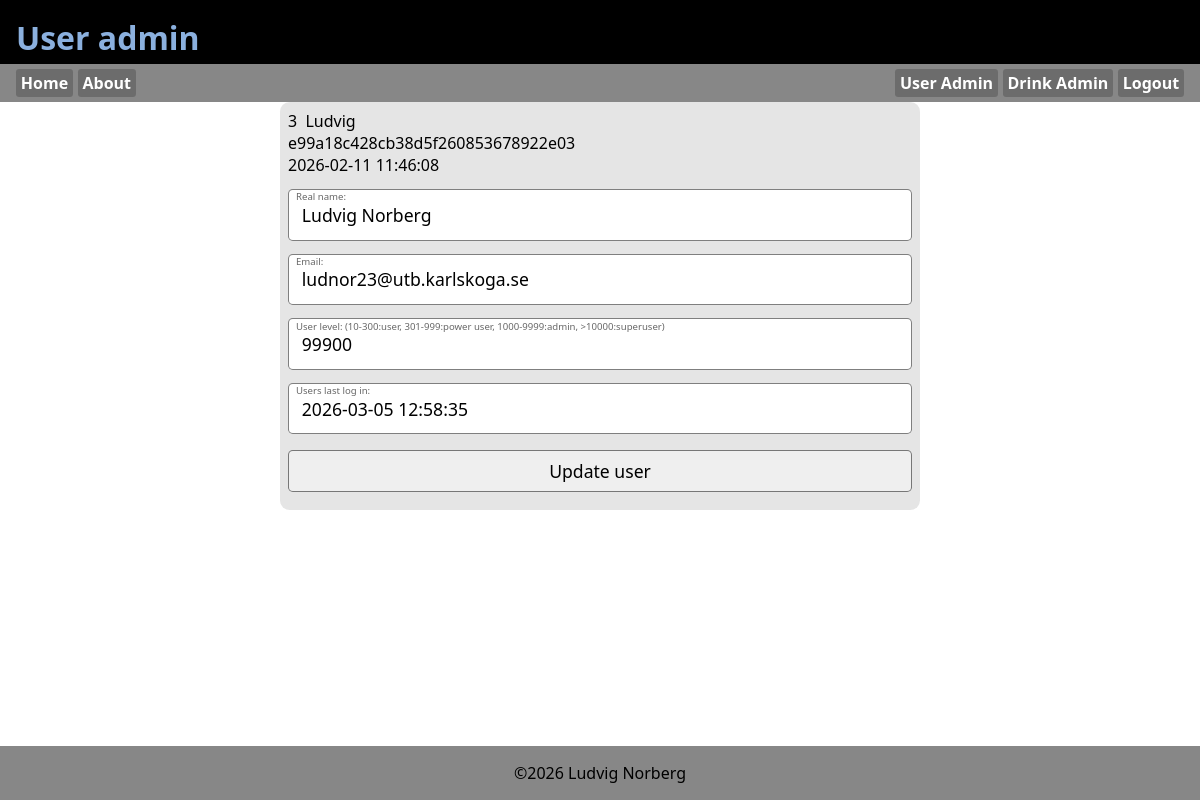
The app's page /useradmin.php?edit=3 (signed in) with its own data.
### tables this page shows
CREATE TABLE `tbl_user` (
  `id` int(11) NOT NULL,
  `username` varchar(32) NOT NULL,
  `password` varchar(255) NOT NULL,
  `userlevel` int(11) NOT NULL DEFAULT 5,
  `lastlogin` timestamp NOT NULL DEFAULT current_timestamp() ON UPDATE current_timestamp(),
  `realname` varchar(80) NOT NULL,
  `mail` varchar(100) NOT NULL,
  `created` timestamp NOT NULL DEFAULT current_timestamp()
);

### useradmin.php (the view, shortened to what this page needs)
<!DOCTYPE html>
<?php require_once("asset.php"); ?>
<html lang="en">
<head>
    <link rel="stylesheet" href="style.css">
</head>
<body>
    <header>
        <h1>User admin</h1>
    </header>
    <?php require_once("_nav.php"); ?>
    <main>
        <?php  if(isset($_GET['edit'])): ?>
            <?php
                $id=intval($_GET['edit']);
                $sql="SELECT * FROM tbl_user WHERE id=$id";
                $result=mysqli_query($conn, $sql);
                $user_data=mysqli_fetch_assoc($result);
            ?>
        <form action="useradmin.php" method="POST" class="addForm">
            <div class="user_data"><?=$id?>&nbsp;&nbsp;<?=$user_data['username']?><br><?=$user_data['password']?><br><?=$user_data['created']?></div>
            <label for="realname">Real name:</label>
            <input type="text" name="realname" id="realname" value="<?=$user_data['realname']?>">
            <label for="mail">Email:</label>
            <input type="email" name="mail" id="mail" value="<?=$user_data['mail']?>">
            <label for="userlevel">User level: (10-300:user, 301-999:power user, 1000-9999:admin, >10000:superuser)</label>
            <input type="number" name="userlevel" id="userlevel" value="<?=$user_data['userlevel']?>">
            <label for="lastlogin">Users last log in:</label>
            <input type="datetime" name="lastlogin" id="lastlogin" value="<?=$user_data['lastlogin']?>">
            <input type="submit" name="btn_edit" value="Update user">
        </form>
            <?php endif; ?>
    </main>
    <?php require_once("_footer.php"); ?>
</body>
</html>

### style.css (style rules this page uses)
:root { --clr_back_header:#000; --clr_header:#8bb0de; --clr_back_nav:#878787; --clr_back_footer:var(--clr_back_nav); }
*, *:before, *:after { margin: 0; padding: 0; box-sizing: border-box; }
body { height:100dvh; display:flex; flex-direction: column; font-family: system-ui, sans-serif; }
header { background: var(--clr_back_header); color:var(--clr_header); height:4rem; padding: 1rem; }
main { flex-grow: 5; display:flex; flex-direction: column; }
:root { --formborder: rgb(0, 0, 0, .5); --formback: rgb(0, 0, 0, .1); --formlabelcolor: rgb(0, 0, 0, .6) }
.addForm { position: relative; display: flex; flex-direction: column; width: 40rem; padding: .5rem; background: var(--formback); border-radius: .6rem; margin-left:auto; margin-right:auto; }
label { position: relative; top: .9rem; left: .5rem; font: .6rem system-ui; color: var(--formlabelcolor); }
input[type="submit"], input[type="button"], button { margin-top: 1rem; margin-bottom: .6rem; padding: .5rem; }

### records on screen
tbl_user: username "Ludvig", password "e99a18c428cb38d5f260853678922e03", created "2026-02-11 11:46:08", realname "Ludvig Norberg", mail "ludnor23@utb.karlskoga.se", userlevel "99900", lastlogin "2026-03-05 12:58:35"

### other values on screen
$id "3"
